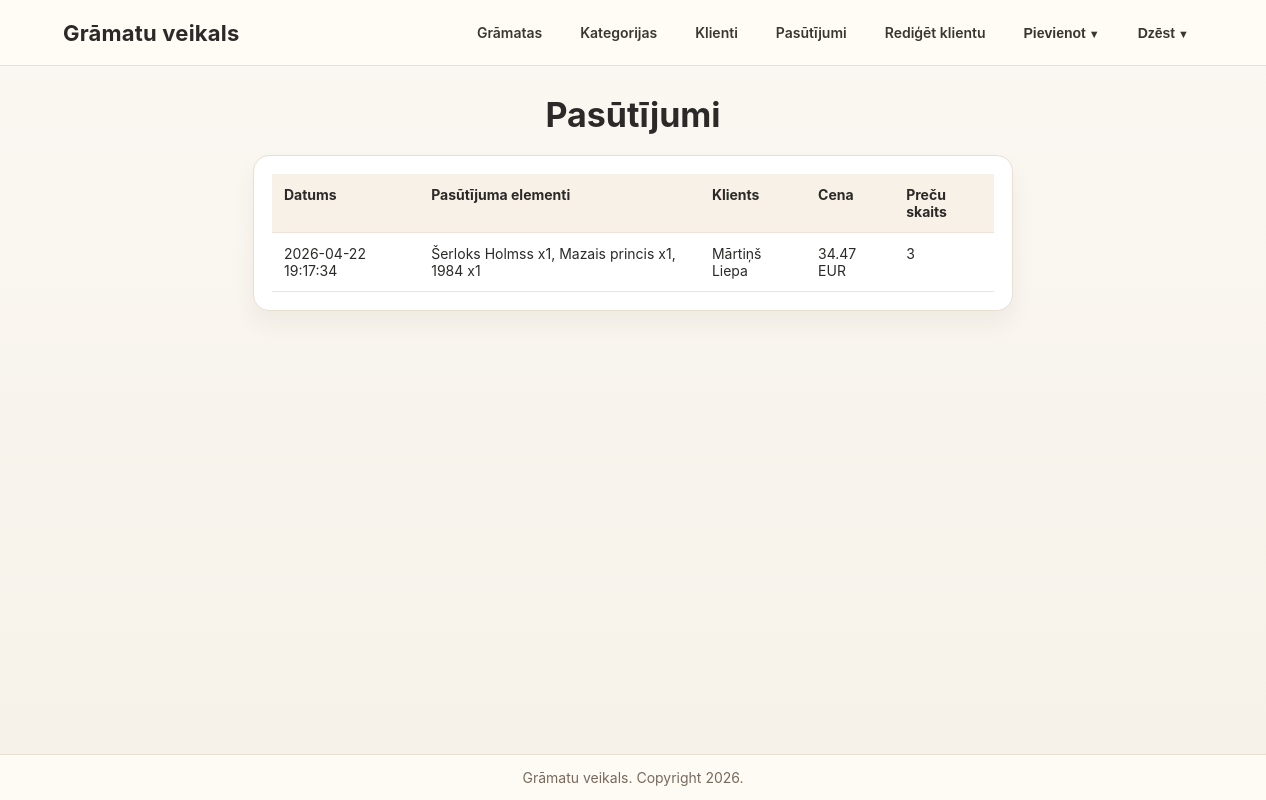
/pasutijumi, run on the app's committed database.
### tables this page shows
CREATE TABLE pasutijumi (
            id INTEGER PRIMARY KEY AUTOINCREMENT,
            klients_id INTEGER NOT NULL,
            cena_kopa REAL NOT NULL,
            preccu_skaits INTEGER NOT NULL,
            laiks TEXT DEFAULT CURRENT_TIMESTAMP,
            FOREIGN KEY (klients_id) REFERENCES klienti(id)
        );

### app.py (the view)
@app.route("/pasutijumi")
def pasutijumi():
    return render_template("pasutijumi.html", pasutijumi=get_pasutijumi())

### app.py (called while the page is built)
def get_db_connection():
    return sqlite3.connect(DB_PATH, check_same_thread=False)

### templates/pasutijumi.html (shortened to what this page needs)
<!DOCTYPE html>
<html lang="lv">
<head>
    <link rel="stylesheet" type="text/css" href="{{ url_for('static', filename='style.css') }}">
</head>
<body>
    {% include "_header.html" %}
    <main class="page-wrap">
        <div class="page-head">
            <h1>Pasūtījumi</h1>
        </div>
        <div class="form-card table-wrap">
            <table class="data-table">
                <thead>
                    <tr>
                        <th>Datums</th>
                        <th>Pasūtījuma elementi</th>
                        <th>Klients</th>
                        <th>Cena</th>
                        <th>Preču skaits</th>
                    </tr>
                </thead>
                <tbody>
                    {% for pasutijums in pasutijumi %}
                        <tr>
                            <td>{{ pasutijums.laiks }}</td>
                            <td>{{ pasutijums.elementi }}</td>
                            <td>{{ pasutijums.vards }} {{ pasutijums.uzvards }}</td>
                            <td>{{ "%.2f"|format(pasutijums.cena_kopa) }} EUR</td>
                            <td>{{ pasutijums.preccu_skaits }}</td>
                        </tr>
                    {% endfor %}
                </tbody>
            </table>
        </div>
    </main>
    {% include "_footer.html" %}
</body>
</html>

### static/style.css (style rules this page uses)
:root { --bg:#f7f4ef; --bg-2:#fefcf8; --text:#2b2a28; --muted:#78716a; --line:#e8dfd3; --accent:#ad7d4f; --accent-dark:#8e6036; --white:#ffffff; }
* { box-sizing:border-box; }
body { margin:0; background:linear-gradient(180deg,#fbf8f3 0%,#f6f1e8 100%); font-family:"Inter","Segoe UI",sans-serif; color:var(--text); min-height:100vh; display:flex; flex-direction:column; }
.page-wrap { max-width:1180px; margin:0 auto; padding:28px 20px 36px; width:100%; flex:1; }
.page-head h1 { margin:0; font-size:34px; font-weight:700; text-align:center; }
.filters-panel, .form-card { background:var(--white); border:1px solid var(--line); border-radius:16px; padding:18px; box-shadow:0 12px 22px rgba(67,47,26,0.06); }
.form-card { width:min(760px,100%); margin-top:20px; margin-left:auto; margin-right:auto; text-align:center; }
.table-wrap { overflow-x:auto; }
.data-table { width:100%; border-collapse:collapse; text-align:left; }
.data-table th, .data-table td { border-bottom:1px solid #eee3d6; padding:12px; font-size:14px; vertical-align:top; }
.data-table th { background:#f8f1e7; font-weight:700; }

### data on the page
pasutijumi: laiks "2026-04-22 19:17:34", elementi "Šerloks Holmss x1, Mazais princis x1, 1984 x1", vards "Mārtiņš", uzvards "Liepa", cena_kopa "34.47", preccu_skaits "3"
